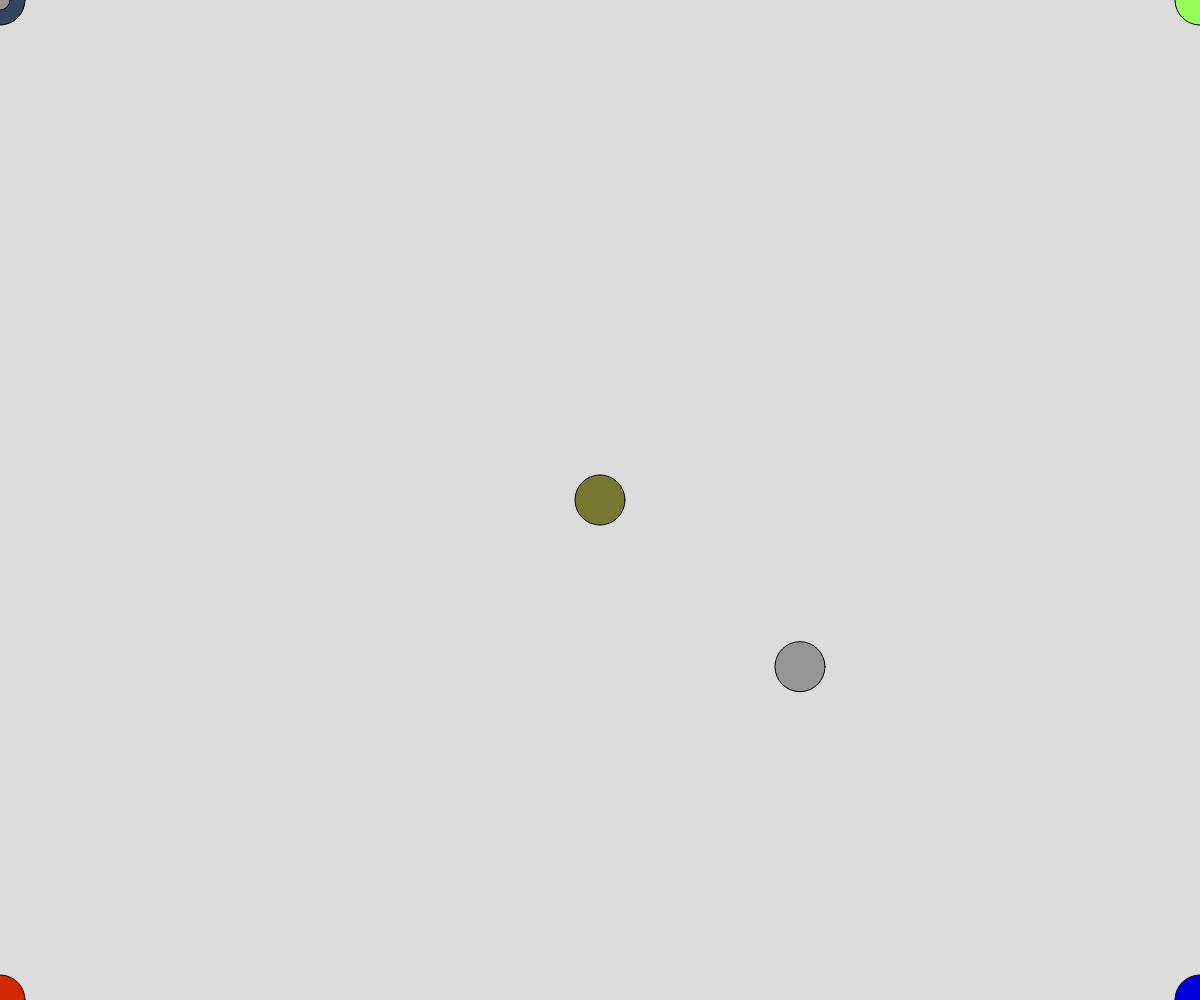
Frame 1 (no input)
Frame 60 (no input): identical to frame 1, image omitted
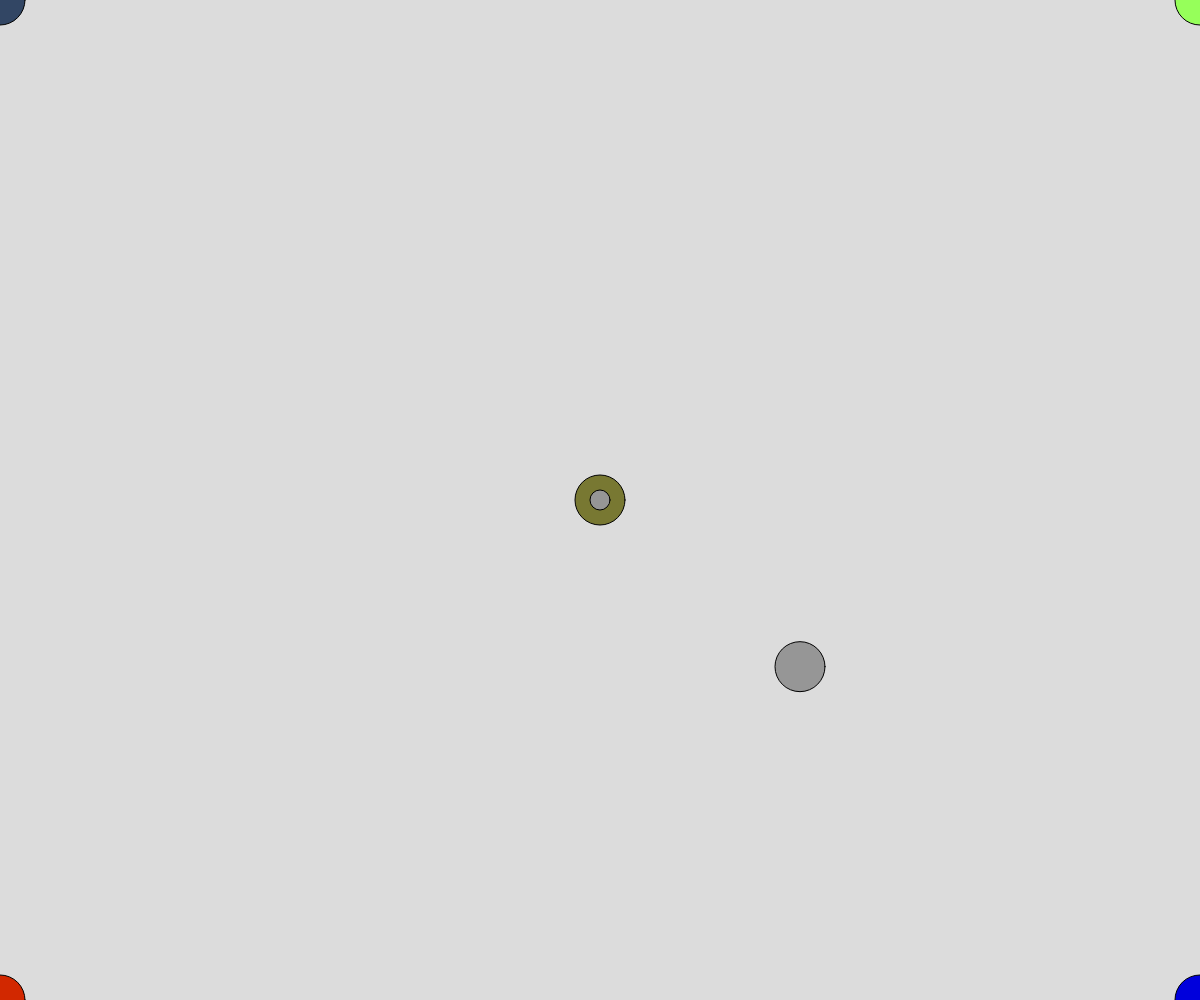
Frame 120 (the mouse pressed at the canvas centre since frame 60)

The p5.js sketch that drew these frames (run headless with seeded random() and noise() and a simulated clock; from frame 60 on, the mouse is pressed at the canvas centre):

// p5.js sketch
// ── sketch.js
// 01 Basics Of Drawing
// Devin Hubbard
// September 11, 2024
//
// 2D primitives, color, animation, mouse/keyboard events

function setup() {
  createCanvas(windowWidth,windowHeight);
}

function draw() {
  background(220);
  fill(50,70,100)
  circle(0,0,50);
  fill(150,255,90);
  circle(width,0,50);
  fill(210,40,0)
  circle(0,height,50)
  fill(0,0,220)
  circle(width,height,50)
  fill(120,120,50)
  circle(width/2,height/2,50)
  fill(150,150,150)
  circle(mouseX,mouseY,20)
  circle(width/3*2,height/3*2,50)
}
